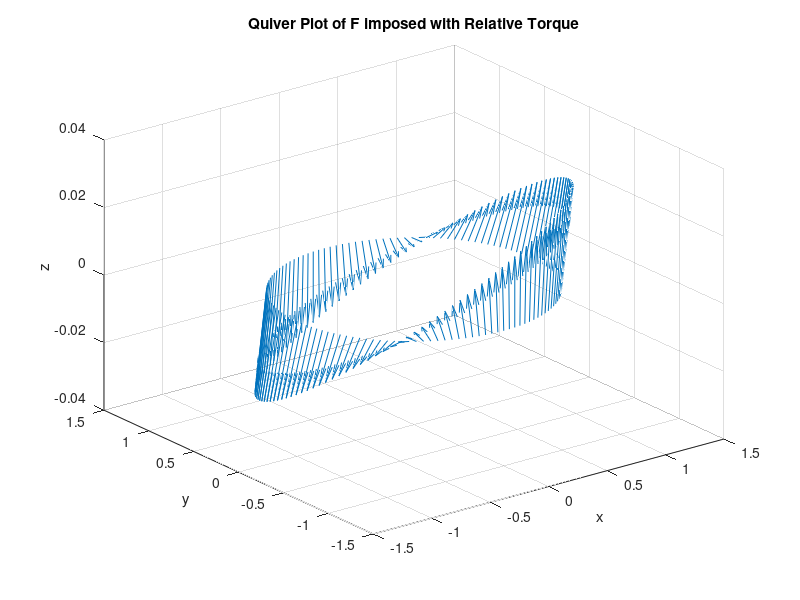

MATLAB code to generate this figure:
theta1 = pi/4;
theta2 = 3*pi/4;
theta3 = pi/2;

l1 = 0.3;
l2 = 0.25;
l3 = 0.05;

Jt = [l1*cos(theta1) l1*sin(theta1); l2*cos(theta2) l2*sin(theta2); l3*cos(theta3) l3*sin(theta3)];

r1 = pi/4;
r2 = pi/2;
r3 = -pi/4;

Jm = [l1*cos(r1) l1*sin(r1); l2*cos(r2) l2*sin(r2);l3*cos(r3) l3*sin(r3)];

angles = 0:pi/64:2*pi-pi/64;
fx = cos(angles);
fy = sin(angles);
f = [fx;fy];
mu = Jm*f;
figure('Name','A5P5c','NumberTitle','off');
quiver3(fx,fy,zeros(1,128),mu(1,:),mu(2,:),mu(3,:));
title('Quiver Plot of F imposed with Relative Torque');
xlabel('x');
ylabel('y');
zlabel('z');

CommentA5P5D = 'No it does not span the full range of torques';